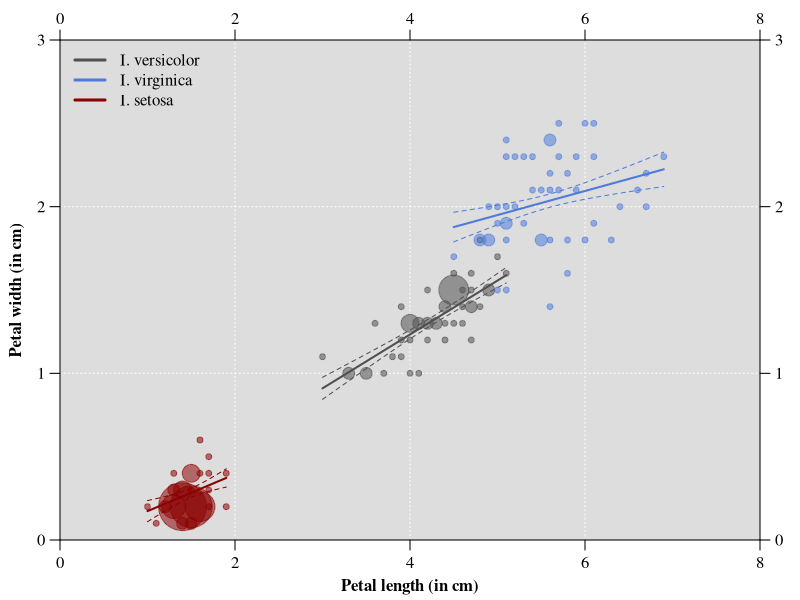

Reproduce this figure in R.
## @knitr tabex1

## Importing data
tab <- read.delim('../data/iris.txt')
head(tab)

## @knitr Exercise_1

## Graphical parameters settings
par(xaxs = 'i', yaxs = 'i', mar = c(3, 3, 2, 2), family = 'serif')

## Empty plot
plot(0, xlim = c(0, 8), ylim = c(0, 3), type = 'n', ann = FALSE, axes = FALSE)

## Grid
rect(0, 0, 8, 3, col = '#dddddd', border = NA)
abline(v = c(2, 4, 6), col = 'white', lty = 3)
abline(h = c(1, 2), col = 'white', lty = 3)

## x-Axis
par(mgp = c(3, 0.6, 0))
axis(side = 1, at = seq(0, 8, by = 2), labels = seq(0, 8, by = 2))
axis(side = 3, at = seq(0, 8, by = 2), labels = seq(0, 8, by = 2))
mtext(text = 'Petal length (in cm)', side = 1, line = 1.75, font = 2)

## y-Axis
par(mgp = c(3, 0.75, 0))
axis(side = 2, at = seq(0, 3, by = 1), labels = seq(0, 3, by = 1), las = 1)
axis(side = 4, at = seq(0, 3, by = 1), labels = seq(0, 3, by = 1), las = 1)
mtext(text = 'Petal width (in cm)', side = 2, line = 1.75, font = 2)

## Parameters
spp  <- c('versicolor', 'virginica', 'setosa')
col1 <- c('#505050', '#4e7bdb', '#8b0000')
col2 <- c('#50505088', '#4e7bdb88', '#8b000088')

for (i in 1 : length(spp)){

    ## Add points
    rat <- tab[tab$species == spp[i], ]
    points(rat[ , c('petal.l', 'petal.w')], col = col2[i], bg = col2[i],
           cex = rat[ , 'n']/1.25, pch = 21)

    ## Linear regression
    mod <- lm(petal.w ~ petal.l, data = rat)
    newrat <- data.frame(petal.l = seq(min(rat[ , 'petal.l']), max(rat[ , 'petal.l']), by = 0.05))
    ypred <- predict(object = mod, newdata = newrat, se.fit = TRUE)

    ## Add lines
    lines(x = newrat$petal.l, y = ypred$fit, col = col1[i], lwd = 2)
    lines(x = newrat$petal.l, y = ypred$fit + ypred$se.fit, col = col1[i], lwd = 1, lty = 2)
    lines(x = newrat$petal.l, y = ypred$fit - ypred$se.fit, col = col1[i], lwd = 1, lty = 2)
}

## Add legend
legend('topleft', lwd = 3, col = col1, legend = paste('I.', spp), bty = 'n')

## @knitr end_Exercise_1
